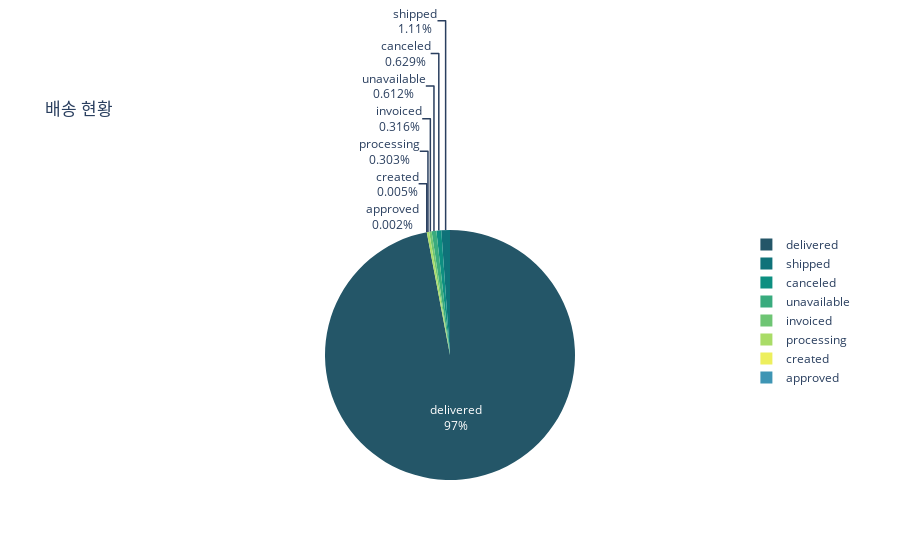

This figure's notebook cell:
### Code cell
# 파이 차트 - 전체 주문 건 중 배송 완료율이 얼마나 되는가 ? 
fig = px.pie(status,
             values='Percentage',
             names=status.index,
             color_discrete_sequence=px.colors.sequential.Aggrnyl,
             title='배송 현황',
             hover_data=['order_status'])
fig.update_traces( textinfo='percent+label')
fig.update_layout(uniformtext_minsize=18)
fig.show()

### Figure 1 — Plotly figure (JSON) as saved in the notebook; plotly's stock layout.template omitted (floating-point values rounded to 4 significant figures)
{"data": [{"customdata": [[96478], [1107], [625], [609], [314], [301], [5], [2]], "domain": {"x": [0, 1], "y": [0, 1]}, "hovertemplate": "index=%{label}<br>Percentage=%{value}<br>order_status=%{customdata[0]}<extra></extra>", "labels": ["delivered", "shipped", "canceled", "unavailable", "invoiced", "processing", "created", "approved"], "legendgroup": "", "name": "", "showlegend": true, "values": [97.02, 1.113, 0.629, 0.612, 0.316, 0.303, 0.005, 0.002], "type": "pie", "textinfo": "percent+label"}], "layout": {"legend": {"tracegroupgap": 0}, "title": {"text": "배송 현황"}, "piecolorway": ["rgb(36, 86, 104)", "rgb(15, 114, 121)", "rgb(13, 143, 129)", "rgb(57, 171, 126)", "rgb(110, 197, 116)", "rgb(169, 220, 103)", "rgb(237, 239, 93)"], "uniformtext": {"minsize": 18}}}
